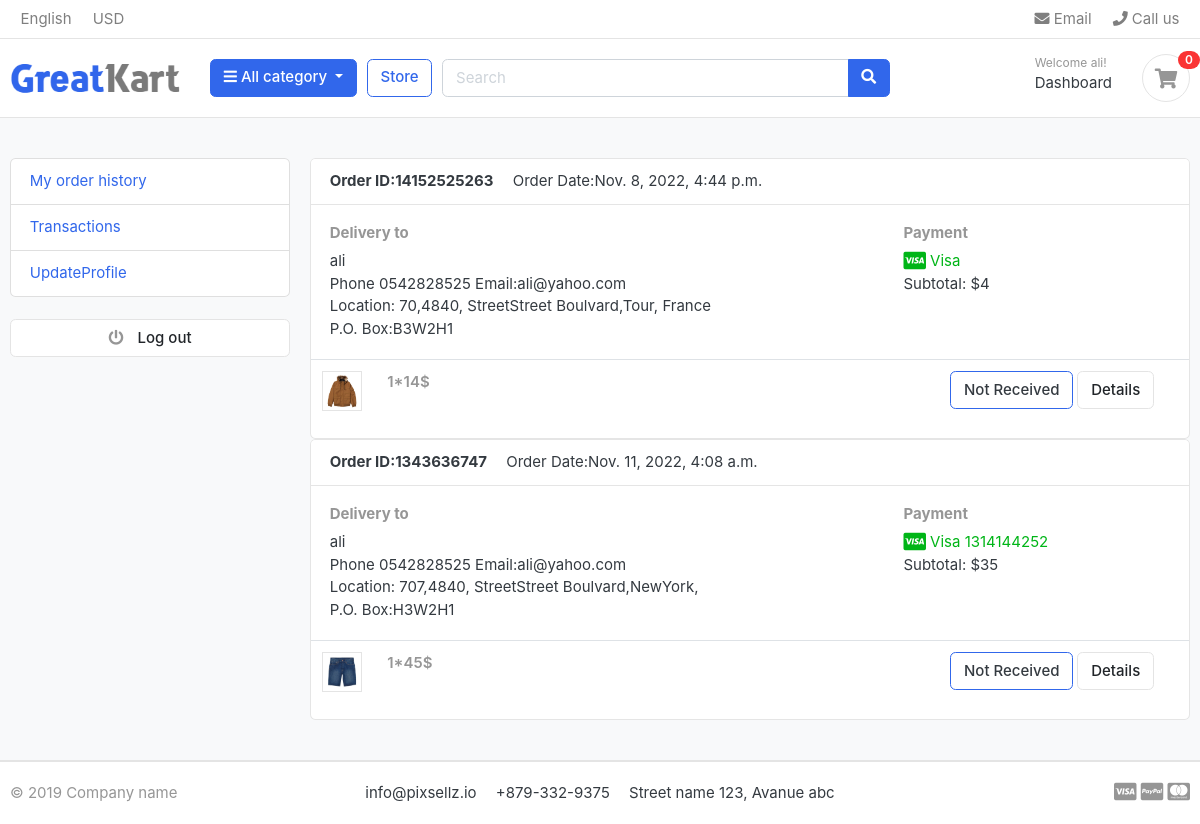
Page /MyTransactionOrder (signed in) on the earlier database version.
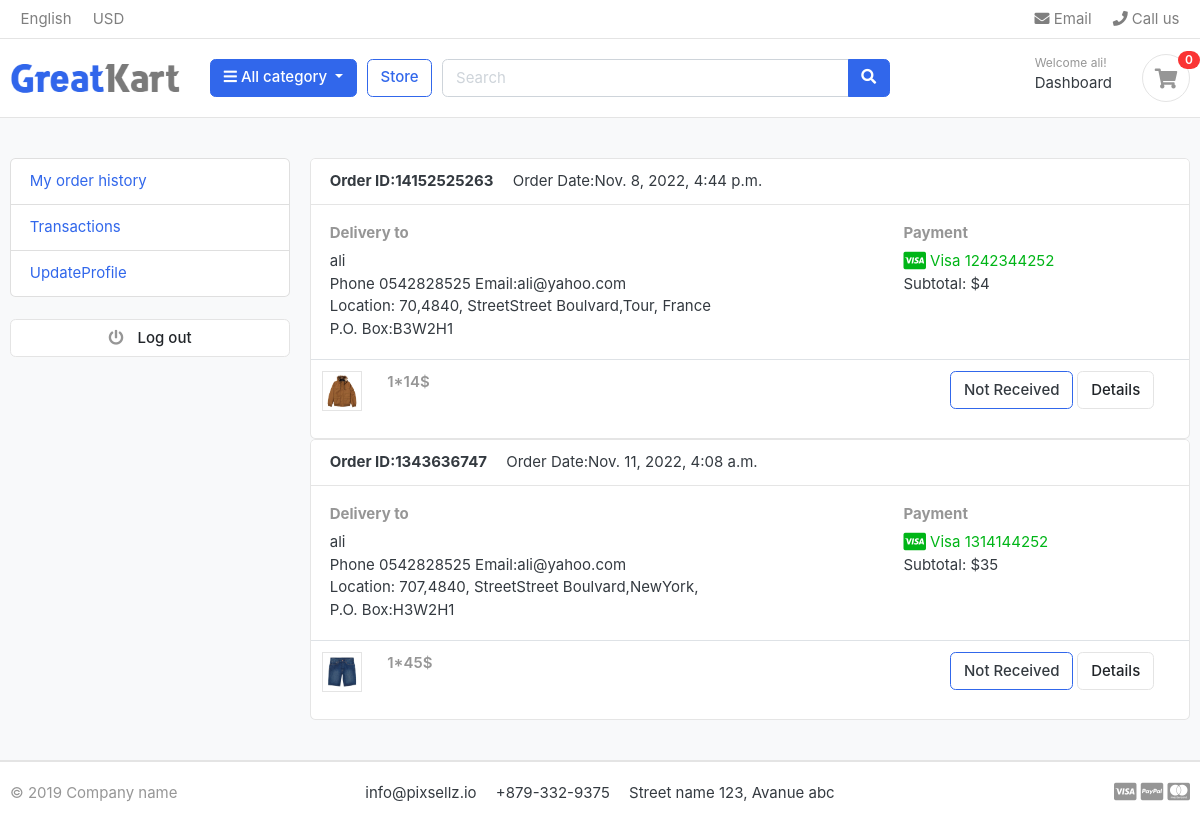
Same page on the later database version.
### Order/models.py (models this page shows)
class ShippingDetail(models.Model):
    ShipOrder=models.ForeignKey(Order,on_delete=models.CASCADE)
    firstname = models.CharField(max_length=50)
    lastname = models.CharField(max_length=50)
    phone = models.CharField(max_length=50)
    email = models.CharField(max_length=50)
    Country = models.CharField(max_length=50)
    state = models.CharField(max_length=50)
    street = models.CharField(max_length=50)
    building = models.CharField(max_length=50)
    house = models.CharField(max_length=50)
    postalcode = models.CharField(max_length=50)
    zip = models.CharField(max_length=50)
    def __str__(self):
        return self.ShipOrder.UserOder.user.username

class Order(models.Model):
    UserOder=models.ForeignKey(Account,on_delete=models.CASCADE)
    OrderNumber=models.IntegerField(default=0)
    PriceOrder=models.IntegerField(null=True,blank=True)
    OrderDate=models.DateTimeField(auto_now_add=True)
    transaction=models.BooleanField(default=False)
    def __str__(self):
        return self.UserOder.user.username +"___"+str(self.OrderDate.date())+"__"+str(self.transaction)

class CardSpecification(models.Model):
    CardOrder=models.ForeignKey(Order,on_delete=models.CASCADE)
    CardNumber=models.CharField(max_length=50)
    CsvCard=models.CharField(max_length=10)
    CardYear=models.IntegerField()
    CardMonth=models.IntegerField()
    def __str__(self):
        return self.CardOrder.UserOder.user.username +"____"+ str(self.CardOrder.OrderDate.date())

### Dashboard/views.py (the view)
# urls.py: path('MyTransactionOrder',MyTransactionOrder.as_view()),
class MyTransactionOrder(DetailView):
    template_name = 'dashboard/TransactionPage.html'
    all_My_Order=None
    def get_object(self, queryset=None):
        userid=self.request.user.id
        selected_account=Account.objects.filter(user_id=userid).first()
        Order_user=Order.objects.filter(UserOder__user_id=userid).all()
        print("OrderUser")
        print(Order_user)
        shippingdetail=ShippingDetail.objects.filter(ShipOrder__UserOder_id=selected_account.id)
        print("Ship")
        print(shippingdetail)
        QuerySetDictionary = {
            "ShippingDetail": None,
            "OrderDetail": None,
            "TotalPrice":None
        }
        QuerySetList=[]
        for Order_item in Order_user:
            QuerySetDictionary = {
                "ShippingDetail": None,
                "OrderDetail": None,
                "OrderItem":None,
                "CardSpec":None
            }
            for shipping_item in shippingdetail:
                if(shipping_item.ShipOrder.id==Order_item.id):
                    QuerySetDictionary.update({'ShippingDetail':shipping_item})
                    QuerySetDictionary.update({"OrderDetail":OrderDetail.objects.filter(orderdetail_id=Order_item.id)})
                    print(OrderDetail.objects.filter(orderdetail_id=Order_item.id))
                    print(Order_item.id)
                    QuerySetDictionary.update({"OrderItem":Order_item})
                    QuerySetDictionary.update({"CardSpec":CardSpecification.objects.filter(CardOrder_id=Order_item.id).first()})
                    QuerySetList.append(QuerySetDictionary)
        queryset=QuerySetList
        print(QuerySetList)
        return queryset

### Comments/context_processors.py
class CommentForm(ModelForm):
    class Meta:
        model=Comments
        fields=['Description']
        widgets={
            'Description':Textarea()
        }

### Categories/context_processors.py (called while the page is built)
def CategoriesItem(request):
    categories = Category.objects.all().exclude(Parentitem=None).values('ParentCategory')
    category_item = []
    for category in categories:
        for key in category:
            category_item.append(category.get(key))
    return dict(CategoriesItem=set(category_item))

### Comments/context_processors.py (called while the page is built)
def passform(request):
    return dict(commentform=CommentForm())

def pass_all_comments(request):
    return dict(comments=Comments.objects.all())

### DjangoProject/context_processors.py (called while the page is built)
def orderusercount(request):
    userid = request.user.id
    orderscount = OrderDetail.objects.filter(orderdetail__UserOder__user_id=userid,
                                             orderdetail__transaction=False).aggregate(
        userordercount=Count('productorder'))
    return dict(count=orderscount['userordercount'])

### Order/models.py (called while the page is built)
    def __str__(self):
        return self.orderdetail.UserOder.user.username +"____"+self.productorder.Pro_Detail.title+"_____"+self.productorder.Pro_color.Color_Rate

### templates/dashboard/TransactionPage.html
{%extends 'base.html' %}
{% load static %}
{% block content %}
<section class="section-conten padding-y bg">
<div class="container">
	<div class="row">
	<aside class="col-md-3">
		{% include 'dashboard/Menue.html' %}
	</aside>
	<main class="col-md-9">
    {% for item in object %}
		<article class="card">
		<header class="card-header">
			<strong class="d-inline-block mr-3">Order ID:{{ item.OrderItem.OrderNumber }}</strong>
			<span>Order Date:{{ item.OrderItem.OrderDate }}</span>
		</header>
		<div class="card-body">
			<div class="row">
				<div class="col-md-8">
					<h6 class="text-muted">Delivery to</h6>
					<p> {{ item.ShippingDetail.firstname }}<br>
					Phone {{ item.ShippingDetail.phone }} Email:{{ item.ShippingDetail.email }} <br>
			    	Location: {{ item.ShippingDetail.house }},{{ item.ShippingDetail.building }}, Street{{item.ShippingDetail.street}},{{ item.ShippingDetail.state }}, {{item.ShippingDetail.Country  }} <br>
			    	P.O. Box:{{ item.ShippingDetail.zip }}
			 		</p>
				</div>
				<div class="col-md-4">
					<h6 class="text-muted">Payment</h6>
					<span class="text-success">
						<i class="fab fa-lg fa-cc-visa"></i>
					    Visa {{ item.CardSpec.CardNumber }}
					</span>
					<p>Subtotal: ${{  item.OrderItem.PriceOrder }} <br>
					</p>
				</div>
			</div>
		</div>
		<div class="table-responsive">
		<table class="table table-hover">
                {% for product in item.OrderDetail %}
			<tr>
				<td width="65">
					<img src=" {{ product.productorder.Pro_Detail.image.url }}" class="img-xs border">
				</td>
				<td>
					<var class="price text-muted">{{ product.order_count }}*{{product.productorder.Pro_Detail.price}}$</var>
				</td>
                {% if product.received %}
				<td width="250"> <a  class="btn btn-outline-primary">Received</a> <a href="/ProductDetail/{{ product.productorder.id }}" class="btn btn-light"> Details </a> </td>
                {% else %}
                <td width="250"> <a  class="btn btn-outline-primary">Not Received</a> <a href="/ProductDetail/{{ product.productorder.id }}" class="btn btn-light"> Details </a> </td>
                {% endif %}
			</tr>
                {% endfor %}
		</table>
		</div>
		</article>
        {% endfor %}
	</main>
</div>
</div>
</section>
{% endblock %}

Differences in the rows shown:
changed through a linked row, ShippingDetail "Tour": CardSpec.CardNumber (not shown) → "1242344252"
